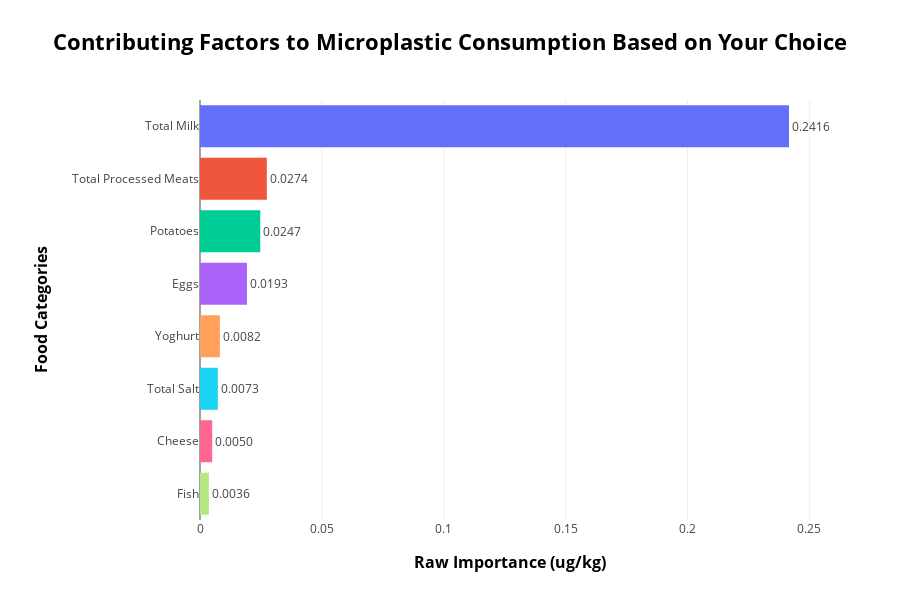

Source (notebook cell):
### Code cell
#9.10 Vizualization of Feature Importance based on user selection and Results

import plotly.express as px

# 9.10.1 Filter to only user-selected categories
df_selected = feature_importance_df[feature_importance_df['Feature'].isin(selected_categories)].copy()

# 9.10.2 Sort by importance (for best visual order)
df_selected = df_selected.sort_values('Importance', ascending=False)

# 9.10.3 Plotting the feature importance

fig_selected = px.bar(
    df_selected,
    x='Importance',
    y='Pretty Feature',
    orientation='h',
    text_auto='0.4f',
    color='Pretty Feature',
    color_discrete_sequence=px.colors.qualitative.Plotly,
    title='Contributing Factors to Microplastic Consumption Based on Your Choice',
    labels={'Pretty Feature': 'Food Category', 'Importance': 'Raw Importance (ug/kg)'}
)

fig_selected.update_traces(
    textposition='outside',  # This puts the label outside the bar
    cliponaxis=False         # Ensures labels are visible even if bar is at plot edge
)

fig_selected.update_layout(
    yaxis=dict(
        title=dict(
            text='<b>Food Categories</b>',
            font=dict(size=16, color='black')
        ),
        title_standoff=20,
        automargin=True
    ),
    xaxis=dict(
        title=dict(
            text='<b>Raw Importance (ug/kg)</b>',
            font=dict(size=16, color='black')
        ),
        title_standoff=20
    ),
    margin=dict(l=200),
    height=600,
    width=900,
    showlegend=False,
    title=dict(
        text='<b>Contributing Factors to Microplastic Consumption Based on Your Choice</b>',
        font=dict(size=22, color='black'),
        x=0.5,
        xanchor='center'
    )
)

# 9.10.4 Show the plot
fig_selected.show()

# Save as PNG
pio.write_image(fig_selected, 'selected_plot.png')

# Display in notebook as static image
from IPython.display import Image
Image('selected_plot.png')

### Figure 1 — Plotly figure (JSON) as saved in the notebook; plotly's stock layout.template omitted (floating-point values rounded to 4 significant figures)
{"data": [{"cliponaxis": false, "hovertemplate": "Food Category=%{y}<br>Raw Importance (ug/kg)=%{x}<extra></extra>", "legendgroup": "Total Milk", "marker": {"color": "#636EFA", "pattern": {"shape": ""}}, "name": "Total Milk", "orientation": "h", "showlegend": true, "textposition": "outside", "texttemplate": "%{x:0.4f}", "type": "bar", "x": [0.2416], "xaxis": "x", "y": ["Total Milk"], "yaxis": "y"}, {"cliponaxis": false, "hovertemplate": "Food Category=%{y}<br>Raw Importance (ug/kg)=%{x}<extra></extra>", "legendgroup": "Total Processed Meats", "marker": {"color": "#EF553B", "pattern": {"shape": ""}}, "name": "Total Processed Meats", "orientation": "h", "showlegend": true, "textposition": "outside", "texttemplate": "%{x:0.4f}", "type": "bar", "x": [0.02741], "xaxis": "x", "y": ["Total Processed Meats"], "yaxis": "y"}, {"cliponaxis": false, "hovertemplate": "Food Category=%{y}<br>Raw Importance (ug/kg)=%{x}<extra></extra>", "legendgroup": "Potatoes", "marker": {"color": "#00CC96", "pattern": {"shape": ""}}, "name": "Potatoes", "orientation": "h", "showlegend": true, "textposition": "outside", "texttemplate": "%{x:0.4f}", "type": "bar", "x": [0.02473], "xaxis": "x", "y": ["Potatoes"], "yaxis": "y"}, {"cliponaxis": false, "hovertemplate": "Food Category=%{y}<br>Raw Importance (ug/kg)=%{x}<extra></extra>", "legendgroup": "Eggs", "marker": {"color": "#AB63FA", "pattern": {"shape": ""}}, "name": "Eggs", "orientation": "h", "showlegend": true, "textposition": "outside", "texttemplate": "%{x:0.4f}", "type": "bar", "x": [0.01926], "xaxis": "x", "y": ["Eggs"], "yaxis": "y"}, {"cliponaxis": false, "hovertemplate": "Food Category=%{y}<br>Raw Importance (ug/kg)=%{x}<extra></extra>", "legendgroup": "Yoghurt", "marker": {"color": "#FFA15A", "pattern": {"shape": ""}}, "name": "Yoghurt", "orientation": "h", "showlegend": true, "textposition": "outside", "texttemplate": "%{x:0.4f}", "type": "bar", "x": [0.008157], "xaxis": "x", "y": ["Yoghurt"], "yaxis": "y"}, {"cliponaxis": false, "hovertemplate": "Food Category=%{y}<br>Raw Importance (ug/kg)=%{x}<extra></extra>", "legendgroup": "Total Salt", "marker": {"color": "#19D3F3", "pattern": {"shape": ""}}, "name": "Total Salt", "orientation": "h", "showlegend": true, "textposition": "outside", "texttemplate": "%{x:0.4f}", "type": "bar", "x": [0.007308], "xaxis": "x", "y": ["Total Salt"], "yaxis": "y"}, {"cliponaxis": false, "hovertemplate": "Food Category=%{y}<br>Raw Importance (ug/kg)=%{x}<extra></extra>", "legendgroup": "Cheese", "marker": {"color": "#FF6692", "pattern": {"shape": ""}}, "name": "Cheese", "orientation": "h", "showlegend": true, "textposition": "outside", "texttemplate": "%{x:0.4f}", "type": "bar", "x": [0.005003], "xaxis": "x", "y": ["Cheese"], "yaxis": "y"}, {"cliponaxis": false, "hovertemplate": "Food Category=%{y}<br>Raw Importance (ug/kg)=%{x}<extra></extra>", "legendgroup": "Fish", "marker": {"color": "#B6E880", "pattern": {"shape": ""}}, "name": "Fish", "orientation": "h", "showlegend": true, "textposition": "outside", "texttemplate": "%{x:0.4f}", "type": "bar", "x": [0.003641], "xaxis": "x", "y": ["Fish"], "yaxis": "y"}], "layout": {"barmode": "relative", "height": 600, "legend": {"title": {"text": "Food Category"}, "tracegroupgap": 0}, "margin": {"l": 200}, "showlegend": false, "title": {"font": {"color": "black", "size": 22}, "text": "<b>Contributing Factors to Microplastic Consumption Based on Your Choice</b>", "x": 0.5, "xanchor": "center"}, "width": 900, "xaxis": {"anchor": "y", "domain": [0, 1], "title": {"font": {"color": "black", "size": 16}, "standoff": 20, "text": "<b>Raw Importance (ug/kg)</b>"}}, "yaxis": {"anchor": "x", "automargin": true, "categoryarray": ["Fish", "Cheese", "Total Salt", "Yoghurt", "Eggs", "Potatoes", "Total Processed Meats", "Total Milk"], "categoryorder": "array", "domain": [0, 1], "title": {"font": {"color": "black", "size": 16}, "standoff": 20, "text": "<b>Food Categories</b>"}}}}
